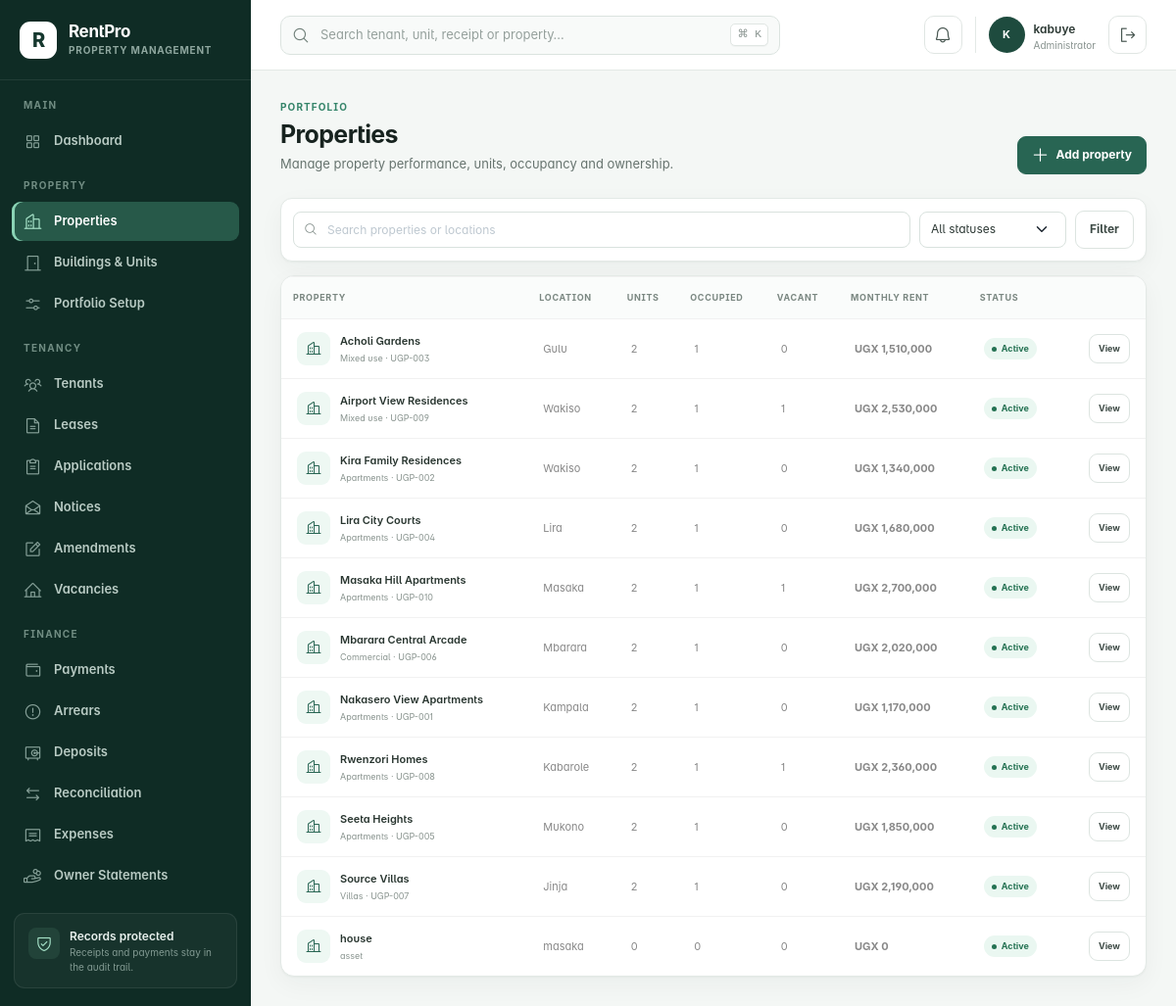
The app's page /properties/ (signed in) with its own data.
### rentalapp/models.py (models this page shows, shortened)
class TimeStampedModel(models.Model):
    created_at = models.DateTimeField(default=timezone.now, editable=False)
    updated_at = models.DateTimeField(auto_now=True)
    class Meta:
        abstract = True

class Property(TimeStampedModel):
    TYPE_CHOICES = (
        ("apartments", "Apartments"),
        ("commercial", "Commercial"),
        ("mixed_use", "Mixed use"),
        ("villas", "Villas"),
        ("other", "Other"),
    )
    STATUS_CHOICES = (("active", "Active"), ("inactive", "Inactive"))
    owner = models.ForeignKey(
        Landlord,
        on_delete=models.PROTECT,
        related_name="properties",
        null=True,
        blank=True,
    )
    name = models.CharField(max_length=100)
    code = models.CharField(max_length=20, unique=True, null=True, blank=True)
    address = models.TextField()
    district = models.CharField(max_length=80, blank=True)
    property_type = models.CharField(max_length=50, choices=TYPE_CHOICES, default="apartments")
    description = models.TextField(blank=True)
    total_units = models.PositiveIntegerField(default=0, help_text="Planned or declared unit count")
    status = models.CharField(max_length=20, choices=STATUS_CHOICES, default="active")
    class Meta:
        ordering = ("name",)
        verbose_name_plural = "properties"

### rentalapp/views.py (the view, shortened to what this page needs)
# urls.py: path("properties/", views.property_list, name="property_list"),
@post_login_required
def property_list(request):
    form = PropertyForm(request.POST or None)
    queryset = Property.objects.select_related("owner").prefetch_related("units")
    query = request.GET.get("q", "").strip()
    status = request.GET.get("status", "")
    if query:
        queryset = queryset.filter(Q(name__icontains=query) | Q(address__icontains=query) | Q(district__icontains=query))
    if status:
        queryset = queryset.filter(status=status)
    properties = list(queryset)
    for item in properties:
        item.display_units = len(item.units.all())
        item.display_occupied = sum(unit.status == Unit.Status.OCCUPIED for unit in item.units.all())
        item.display_vacant = sum(unit.status == Unit.Status.AVAILABLE for unit in item.units.all())
        item.display_rent = sum((unit.rent_amount for unit in item.units.all()), Decimal("0"))
    return render(request, "properties/list.html", {"properties": properties, "form": form, "query": query, "status": status})

### rentalapp/forms.py
class PropertyForm(StyledModelForm):
    class Meta:
        model = Property
        fields = (
            "name",
            "code",
            "owner",
            "property_type",
            "status",
            "address",
            "district",
            "total_units",
            "description",
        )
        widgets = {"description": forms.Textarea(attrs={"rows": 3})}

### rentalapp/context_processors.py (called while the page is built, shortened)
def workspace_context(request):
    notifications = Notification.objects.filter(is_read=False)
    notifications = notifications.filter(Q(user=request.user) | Q(user__isnull=True))
    role = get_user_role(request.user)
    if role == "tenant":
        home_url = reverse("tenant_portal")
    elif role == "landlord":
        home_url = reverse("landlord_portal")
    elif role in STAFF_ROLES:
        home_url = reverse("dashboard")
    else:
        home_url = reverse("home")
    return {
        "workspace_notifications": notifications[:5],
        "workspace_notification_count": notifications.count(),
        "workspace_role": role,
        "workspace_home_url": home_url,
    }

### rentalapp/models.py (called while the page is built)
    def __str__(self):
        return self.full_name or (self.user.get_full_name() if self.user else "Unnamed owner")

### rentalapp/permissions.py (called while the page is built)
def get_user_role(user):
    if not getattr(user, "is_authenticated", False):
        return None
    if user.is_superuser:
        return UserProfile.Role.ADMINISTRATOR
    profile = getattr(user, "rental_profile", None)
    if not profile or not profile.is_active:
        return UserProfile.Role.VIEWER
    return profile.role

def user_has_role(user, roles):
    return get_user_role(user) in roles

def login_and_roles_required(*roles, write_only=False):
    def decorator(view):
        @wraps(view)
        def wrapped(request, *args, **kwargs):
            if not request.user.is_authenticated:
                return redirect_to_login(request.get_full_path())
            should_check = not write_only or request.method not in ("GET", "HEAD", "OPTIONS")
            if roles and should_check and not user_has_role(request.user, roles):
                raise PermissionDenied("Your role does not allow this action.")
            return view(request, *args, **kwargs)
        return wrapped
    return decorator

### rentalapp/templatetags/rental_tags.py (called while the page is built)
@register.filter
def ugx(value):
    try:
        number = Decimal(value or 0)
    except (InvalidOperation, TypeError, ValueError):
        return "UGX 0"
    return f"UGX {number:,.0f}"

### rentalapp/templates/properties/list.html (shortened to what this page needs)
{% extends 'base.html' %}{% load rental_tags %}
{% block content %}
<div class="page-header"><div><span class="eyebrow">Portfolio</span><h1>Properties</h1><p>Manage property performance, units, occupancy and ownership.</p></div><div class="page-actions"><button class="btn btn-primary" data-bs-toggle="modal" data-bs-target="#propertyModal"><i class="ph ph-plus"></i> Add property</button></div></div>
<div class="toolbar"><form method="get"><div class="toolbar-search"><i class="ph ph-magnifying-glass"></i><input class="form-control" name="q" value="{{ query }}" placeholder="Search properties or locations"></div><select class="form-select" name="status"><option value="">All statuses</option></select><button class="btn btn-light" type="submit">Filter</button></form></div>
<div class="data-card">
  <div class="table-responsive desktop-table"><table class="table"><thead><tr><th>Property</th><th>Location</th><th>Units</th><th>Occupied</th><th>Vacant</th><th>Monthly rent</th><th>Status</th><th></th></tr></thead><tbody>
  {% for item in properties %}<tr><td><div class="entity-cell"><span class="entity-icon"><i class="ph ph-buildings"></i></span><span><strong>{{ item.name }}</strong><small>{{ item.get_property_type_display }}{% if item.code %} · {{ item.code }}{% endif %}</small></span></div></td><td>{{ item.district|default:item.address|truncatechars:28 }}</td><td>{{ item.display_units }}</td><td>{{ item.display_occupied }}</td><td>{{ item.display_vacant }}</td><td class="money">{{ item.display_rent|ugx }}</td><td><span class="status-pill {{ item.status|status_class }}">{{ item.get_status_display }}</span></td><td><div class="row-actions"><a class="btn btn-light" href="{% url 'property_detail' item.pk %}">View</a></div></td></tr>
  {% empty %}<tr><td colspan="8"><div class="empty-state"><i class="ph ph-buildings"></i><strong>No properties found</strong><span>Add your first property to start building the portfolio.</span></div></td></tr>{% endfor %}</tbody></table></div>
</div>
{% endblock %}

### rentalapp/templates/base.html (shortened to what this page needs)
{% load static rental_tags %}
<!doctype html>
<html lang="en">
<head>
  <link rel="stylesheet" href="{% static 'assets/css/plugins/phosphor-icons.css' %}">
  <link rel="stylesheet" href="{% static 'assets/css/style.css' %}">
  <link rel="stylesheet" href="{% static 'assets/css/rentpro.css' %}">
</head>
<body>
  <div class="app-shell">
    <aside class="app-sidebar offcanvas-lg offcanvas-start" tabindex="-1" id="mainSidebar" aria-label="Primary navigation">
      <div class="sidebar-brand">
        <a href="{{ workspace_home_url }}" class="brand-mark" aria-label="RentPro home">R</a>
        <div><a href="{{ workspace_home_url }}" class="brand-name">RentPro</a><span>Property Management</span></div>
      </div>
      <nav class="sidebar-nav">
        {% if workspace_role == 'tenant' %}
        <div class="nav-group">
          <span class="nav-caption">Tenant portal</span>
          <a href="{% url 'tenant_portal' %}" class="nav-link active"><i class="ph ph-house-user"></i><span>My tenancy</span></a>
        </div>
        {% elif workspace_role == 'landlord' %}
        <div class="nav-group">
          <span class="nav-caption">Landlord portal</span>
          <a href="{% url 'landlord_portal' %}" class="nav-link active"><i class="ph ph-buildings"></i><span>My portfolio</span></a>
        </div>
        {% else %}
        <div class="nav-group">
          <span class="nav-caption">Main</span>
          <a href="{% url 'dashboard' %}" class="nav-link {% if request.resolver_match.url_name == 'dashboard' %}active{% endif %}"><i class="ph ph-squares-four"></i><span>Dashboard</span></a>
        </div>
        <div class="nav-group">
          <span class="nav-caption">Property</span>
          <a href="{% url 'property_list' %}" class="nav-link {% if 'property' in request.resolver_match.url_name %}active{% endif %}"><i class="ph ph-buildings"></i><span>Properties</span></a>
          <a href="{% url 'unit_list' %}" class="nav-link {% if 'unit' in request.resolver_match.url_name %}active{% endif %}"><i class="ph ph-door"></i><span>Buildings &amp; Units</span></a>
          <a href="{% url 'portfolio_setup' %}" class="nav-link {% if request.resolver_match.url_name == 'portfolio_setup' %}active{% endif %}"><i class="ph ph-sliders-horizontal"></i><span>Portfolio Setup</span></a>
        </div>
        <div class="nav-group">
          <span class="nav-caption">Tenancy</span>
          <a href="{% url 'tenant_list' %}" class="nav-link {% if 'tenant' in request.resolver_match.url_name %}active{% endif %}"><i class="ph ph-users-three"></i><span>Tenants</span></a>
          <a href="{% url 'lease_list' %}" class="nav-link {% if 'lease' in request.resolver_match.url_name %}active{% endif %}"><i class="ph ph-file-text"></i><span>Leases</span></a>
          <a href="{% url 'application_list' %}" class="nav-link {% if 'application' in request.resolver_match.url_name %}active{% endif %}"><i class="ph ph-clipboard-text"></i><span>Applications</span></a>
          <a href="{% url 'notice_list' %}" class="nav-link {% if request.resolver_match.url_name == 'notice_list' %}active{% endif %}"><i class="ph ph-envelope-open"></i><span>Notices</span></a>
          <a href="{% url 'amendment_list' %}" class="nav-link {% if 'amendment' in request.resolver_match.url_name %}active{% endif %}"><i class="ph ph-note-pencil"></i><span>Amendments</span></a>
          <a href="{% url 'unit_list' %}?status=available" class="nav-link"><i class="ph ph-house-line"></i><span>Vacancies</span></a>
        </div>
        <div class="nav-group">
          <span class="nav-caption">Finance</span>
          <a href="{% url 'payment_list' %}" class="nav-link "><i class="ph ph-wallet"></i><span>Payments</span></a>
          <a href="{% url 'arrears' %}" class="nav-link {% if request.resolver_match.url_name == 'arrears' %}active{% endif %}"><i class="ph ph-warning-circle"></i><span>Arrears</span></a>
          <a href="{% url 'deposit_list' %}" class="nav-link {% if request.resolver_match.url_name == 'deposit_list' %}active{% endif %}"><i class="ph ph-vault"></i><span>Deposits</span></a>
          <a href="{% url 'reconciliation_list' %}" class="nav-link {% if request.resolver_match.url_name == 'reconciliation_list' %}active{% endif %}"><i class="ph ph-arrows-left-right"></i><span>Reconciliation</span></a>
          <a href="{% url 'expense_list' %}" class="nav-link {% if request.resolver_match.url_name == 'expense_list' %}active{% endif %}"><i class="ph ph-receipt"></i><span>Expenses</span></a>
          <a href="{% url 'owner_statement_list' %}" class="nav-link {% if 'owner_statement' in request.resolver_match.url_name %}active{% endif %}"><i class="ph ph-hand-coins"></i><span>Owner Statements</span></a>
        </div>
        {% endif %}
      </nav>
      <div class="sidebar-help">
        <div class="help-icon"><i class="ph ph-shield-check"></i></div>
        <strong>Records protected</strong>
        <span>Receipts and payments stay in the audit trail.</span>
      </div>
    </aside>
    <div class="app-main">
      <header class="app-topbar">
        {% if workspace_role != 'tenant' and workspace_role != 'landlord' %}<form class="global-search" action="{% url 'global_search' %}" method="get" role="search">
          <i class="ph ph-magnifying-glass"></i>
          <input type="search" name="q" value="{{ request.GET.q|default:'' }}" placeholder="Search tenant, unit, receipt or property…" aria-label="Global search">
          <kbd>⌘ K</kbd>
        </form>{% endif %}
        <div class="topbar-actions">
          <div class="dropdown">
            <button class="icon-button notification-button" type="button" data-bs-toggle="dropdown" aria-expanded="false" aria-label="Notifications">
              <i class="ph ph-bell"></i>{% if workspace_notification_count %}<span>{{ workspace_notification_count }}</span>{% endif %}
            </button>
          </div>
          <div class="user-chip">
            <span class="avatar">{% if request.user.is_authenticated %}{{ request.user.get_full_name|default:request.user.username|initials }}{% else %}PM{% endif %}</span>
            <span class="d-none d-md-flex"><strong>{% if request.user.is_authenticated %}{{ request.user.get_full_name|default:request.user.username }}{% else %}Property Manager{% endif %}</strong><small>{{ workspace_role|default:'Operations'|title }}</small></span>
          </div>
          {% if request.user.is_authenticated %}<form method="post" action="{% url 'logout' %}">{% csrf_token %}<button class="icon-button" type="submit" title="Sign out"><i class="ph ph-sign-out"></i><span class="visually-hidden">Sign out</span></button></form>{% endif %}
        </div>
      </header>
      <main class="app-content">
        {% block content %}{% endblock %}
      </main>
    </div>
  </div>
</body>
</html>

### records on screen
Property: name "Acholi Gardens", property_type "Mixed use", code "UGP-003", district "Gulu", display_units "2", display_occupied "1", display_vacant "0", display_rent|ugx "UGX 1,510,000", status "Active"
Property: name "Airport View Residences", property_type "Mixed use", code "UGP-009", district "Wakiso", display_units "2", display_occupied "1", display_vacant "1", display_rent|ugx "UGX 2,530,000", status "Active"
Property: name "Kira Family Residences", property_type "Apartments", code "UGP-002", district "Wakiso", display_units "2", display_occupied "1", display_vacant "0", display_rent|ugx "UGX 1,340,000", status "Active"
Property: name "Lira City Courts", property_type "Apartments", code "UGP-004", district "Lira", display_units "2", display_occupied "1", display_vacant "0", display_rent|ugx "UGX 1,680,000", status "Active"
Property: name "Masaka Hill Apartments", property_type "Apartments", code "UGP-010", district "Masaka", display_units "2", display_occupied "1", display_vacant "1", display_rent|ugx "UGX 2,700,000", status "Active"
Property: name "Mbarara Central Arcade", property_type "Commercial", code "UGP-006", district "Mbarara", display_units "2", display_occupied "1", display_vacant "0", display_rent|ugx "UGX 2,020,000", status "Active"
Property: name "Nakasero View Apartments", property_type "Apartments", code "UGP-001", district "Kampala", display_units "2", display_occupied "1", display_vacant "0", display_rent|ugx "UGX 1,170,000", status "Active"
Property: name "Rwenzori Homes", property_type "Apartments", code "UGP-008", district "Kabarole", display_units "2", display_occupied "1", display_vacant "1", display_rent|ugx "UGX 2,360,000", status "Active"
Property: name "Seeta Heights", property_type "Apartments", code "UGP-005", district "Mukono", display_units "2", display_occupied "1", display_vacant "0", display_rent|ugx "UGX 1,850,000", status "Active"
Property: name "Source Villas", property_type "Villas", code "UGP-007", district "Jinja", display_units "2", display_occupied "1", display_vacant "0", display_rent|ugx "UGX 2,190,000", status "Active"
Property: name "house", property_type "asset", district "masaka", display_units "0", display_occupied "0", display_vacant "0", display_rent|ugx "UGX 0", status "Active"

### other values on screen
{{ request.user.get_full_name|default:request.user.username|initials }} "K"
{{ request.user.get_full_name|default:request.user.username }} "kabuye"
{{ workspace_role|default:'Operations'|title }} "Administrator"
